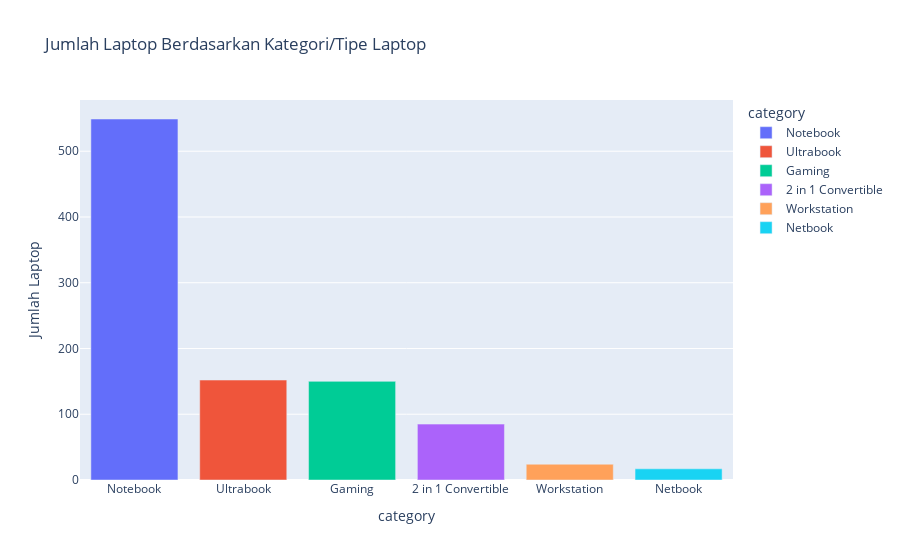

Source (notebook cell):
### Markdown cell above
**Menggunakan Plotly**

### Code cell
grouped_kategori = laptop.groupby('category').size().reset_index(name='counts')
grouped_kategori = grouped_kategori.sort_values(by='counts', ascending=False)

fig = px.bar(grouped_kategori, x = 'category', y = 'counts', color = 'category', labels={'counts': 'Jumlah Laptop'}, title="Jumlah Laptop Berdasarkan Kategori/Tipe Laptop")
fig.show()

### Figure 1 — Plotly figure (JSON) as saved in the notebook; plotly's stock layout.template omitted (floating-point values rounded to 4 significant figures)
{"data": [{"alignmentgroup": "True", "hovertemplate": "category=%{x}<br>Jumlah Laptop=%{y}<extra></extra>", "legendgroup": "Notebook", "marker": {"color": "#636efa", "pattern": {"shape": ""}}, "name": "Notebook", "offsetgroup": "Notebook", "orientation": "v", "showlegend": true, "textposition": "auto", "type": "bar", "x": ["Notebook"], "xaxis": "x", "y": [549], "yaxis": "y"}, {"alignmentgroup": "True", "hovertemplate": "category=%{x}<br>Jumlah Laptop=%{y}<extra></extra>", "legendgroup": "Ultrabook", "marker": {"color": "#EF553B", "pattern": {"shape": ""}}, "name": "Ultrabook", "offsetgroup": "Ultrabook", "orientation": "v", "showlegend": true, "textposition": "auto", "type": "bar", "x": ["Ultrabook"], "xaxis": "x", "y": [152], "yaxis": "y"}, {"alignmentgroup": "True", "hovertemplate": "category=%{x}<br>Jumlah Laptop=%{y}<extra></extra>", "legendgroup": "Gaming", "marker": {"color": "#00cc96", "pattern": {"shape": ""}}, "name": "Gaming", "offsetgroup": "Gaming", "orientation": "v", "showlegend": true, "textposition": "auto", "type": "bar", "x": ["Gaming"], "xaxis": "x", "y": [150], "yaxis": "y"}, {"alignmentgroup": "True", "hovertemplate": "category=%{x}<br>Jumlah Laptop=%{y}<extra></extra>", "legendgroup": "2 in 1 Convertible", "marker": {"color": "#ab63fa", "pattern": {"shape": ""}}, "name": "2 in 1 Convertible", "offsetgroup": "2 in 1 Convertible", "orientation": "v", "showlegend": true, "textposition": "auto", "type": "bar", "x": ["2 in 1 Convertible"], "xaxis": "x", "y": [85], "yaxis": "y"}, {"alignmentgroup": "True", "hovertemplate": "category=%{x}<br>Jumlah Laptop=%{y}<extra></extra>", "legendgroup": "Workstation", "marker": {"color": "#FFA15A", "pattern": {"shape": ""}}, "name": "Workstation", "offsetgroup": "Workstation", "orientation": "v", "showlegend": true, "textposition": "auto", "type": "bar", "x": ["Workstation"], "xaxis": "x", "y": [24], "yaxis": "y"}, {"alignmentgroup": "True", "hovertemplate": "category=%{x}<br>Jumlah Laptop=%{y}<extra></extra>", "legendgroup": "Netbook", "marker": {"color": "#19d3f3", "pattern": {"shape": ""}}, "name": "Netbook", "offsetgroup": "Netbook", "orientation": "v", "showlegend": true, "textposition": "auto", "type": "bar", "x": ["Netbook"], "xaxis": "x", "y": [17], "yaxis": "y"}], "layout": {"barmode": "relative", "legend": {"title": {"text": "category"}, "tracegroupgap": 0}, "title": {"text": "Jumlah Laptop Berdasarkan Kategori/Tipe Laptop"}, "xaxis": {"anchor": "y", "categoryarray": ["Notebook", "Ultrabook", "Gaming", "2 in 1 Convertible", "Workstation", "Netbook"], "categoryorder": "array", "domain": [0, 1], "title": {"text": "category"}}, "yaxis": {"anchor": "x", "domain": [0, 1], "title": {"text": "Jumlah Laptop"}}}}
